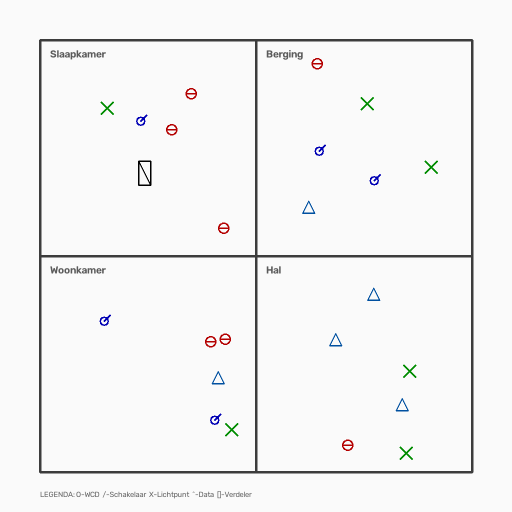
#> input picture ml/data/detector/images/train/synth-train-001.png, 1024 x 1024 px (shown at 1/2 size)
$ python -i detector.py   (imports and definitions only)
#> lines starting #> are read from the running program, lines starting #| are printed output that depends on the picture; after the words box and inside, x2 and y2 are one past the last pixel; in counts of white or black regions, pixels touching at a corner belong together
#> further down, picture is the input picture: shape (1024, 1024, 3); mean B, G, R 243.8, 243.7, 243.7
"""
packages/vision/detector.py — Symbol detection with YOLO and SAHI slicing.
Handles raster images, executes tiled inference, and converts detections to Symbols.
"""

from __future__ import annotations

import logging
import os
from pathlib import Path

import cv2
import numpy as np

from packages.schema import Project, SourceType, Symbol, SymbolType

logger = logging.getLogger("imjan.vision.detector")

# Class index / label mapping
# [19 lines that did not run here, left out]

# [7 lines that did not run here, left out]


# [8 lines left out: function _load_image_np, not called in this run]


def _heuristic(image):
    symbols = []
    gray = cv2.cvtColor(image, cv2.COLOR_BGR2GRAY)
    _, thresh = cv2.threshold(gray, 200, 255, cv2.THRESH_BINARY_INV)
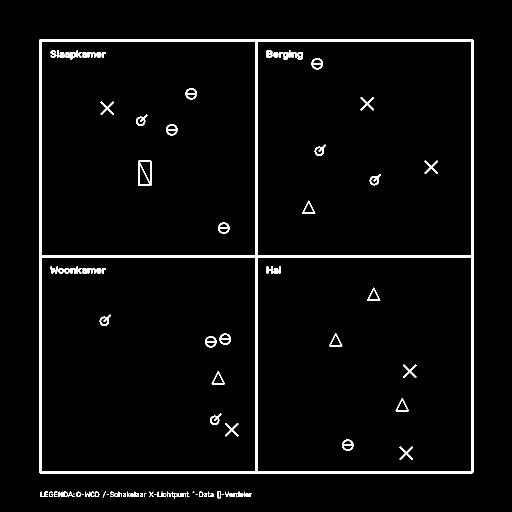
#> thresh: shape (1024, 1024) (shown at 1/2 size); 3.4% white; 105 white regions (11 under 20 px)
    contours, _ = cv2.findContours(thresh, cv2.RETR_TREE, cv2.CHAIN_APPROX_SIMPLE)
#> contours = 169 contours, 49 with area under 20; largest, box (x1, y1, x2, y2) and area: (78, 78, 947, 947) 753416, (514, 514, 943, 943) 183182, (82, 514, 511, 943) 183182, (514, 82, 943, 511) 183182, (82, 82, 511, 511) 183182

    for cnt in contours:
        area = cv2.contourArea(cnt)
        # Filter for typical electrical symbol pixel area (e.g., 50 to 2500 px)
        if 80 <= area <= 1800:
            bx, by, bw, bh = cv2.boundingRect(cnt)
            aspect_ratio = float(bw) / float(bh) if bh > 0 else 0
            if 0.7 <= aspect_ratio <= 1.4:
                cx = bx + bw / 2.0
                cy = by + bh / 2.0

                # Simple circularity check
                perimeter = cv2.arcLength(cnt, True)
                circularity = 4 * np.pi * (area / (perimeter * perimeter)) if perimeter > 0 else 0
                inferred_type = (
                    SymbolType.WANDCONTACTDOOS if circularity > 0.65 else SymbolType.SCHAKELAAR
                )

                symbols.append(
                    Symbol(
                        type=inferred_type,
                        x=cx,
                        y=cy,
                        confidence=0.72,
                        source=SourceType.DETECTOR,
                        attributes={
                            "bbox": [bx, by, bx + bw, by + bh],
                            "area": float(area),
                            "circularity": round(float(circularity), 2),
                            "detector": "heuristic_cv",
                        },
                    )
                )
#> this loop made 71 passes
#> (area, bx, by, bw, bh, aspect_ratio, cx, cy) on pass 71: (190, 799, 893, 27, 27, 1, 812.5, 906.5)
#> (area, bx, by, bw, bh, aspect_ratio) on pass 66: (82, 435, 982, 7, 15, 0.467)
#> after the loop, symbols = []

    return symbols


# [74 lines left out: functions _yolo_symbols, _predict_regions, detect_symbols, not called in this run]

>>> import cv2
>>> picture = cv2.imread('../../ml/data/detector/images/train/synth-train-001.png')
#> (the run stopped early here; a loop or call above may not have finished)

$ run again, on ml/data/detector/images/train/synth-train-002.png
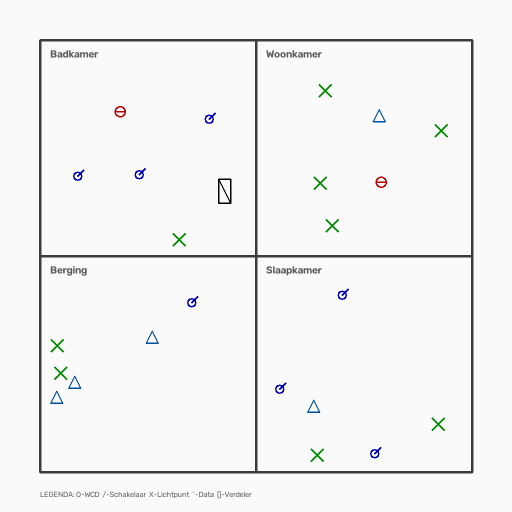
#> input picture ml/data/detector/images/train/synth-train-002.png, 1024 x 1024 px (shown at 1/2 size)
#> picture is the input picture: shape (1024, 1024, 3); mean B, G, R 243.8, 243.7, 243.5
#> in _heuristic, `_, thresh = cv2.threshold(gray, 200, 255, cv2.THRESH_BINARY_INV)`:
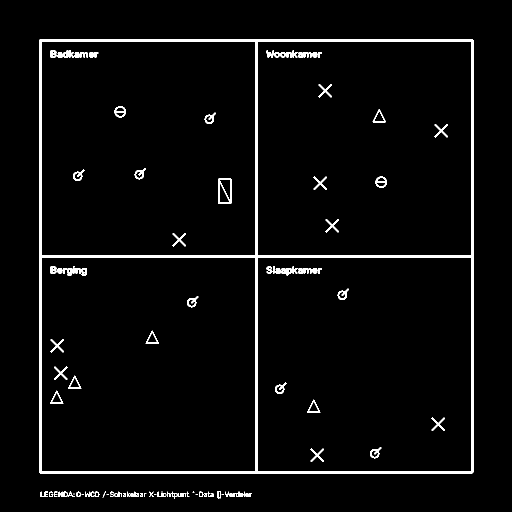
#> thresh: shape (1024, 1024) (shown at 1/2 size); 3.5% white; 110 white regions (11 under 20 px)
#> contours = 171 contours, 53 with area under 20; largest, box (x1, y1, x2, y2) and area: (78, 78, 947, 947) 753416, (514, 514, 943, 943) 183182, (82, 514, 511, 943) 183182, (514, 82, 943, 511) 183182, (82, 82, 511, 511) 183182
#> the loop in _heuristic, `for cnt in contours:` made 71 passes
#> (area, bx, by, bw, bh, aspect_ratio, cx, cy) on pass 71: (190, 621, 897, 27, 27, 1, 634.5, 910.5)
#> after the loop in _heuristic, `for cnt in contours:`: symbols = []

$ run again, on ml/data/detector/images/train/synth-train-003.png
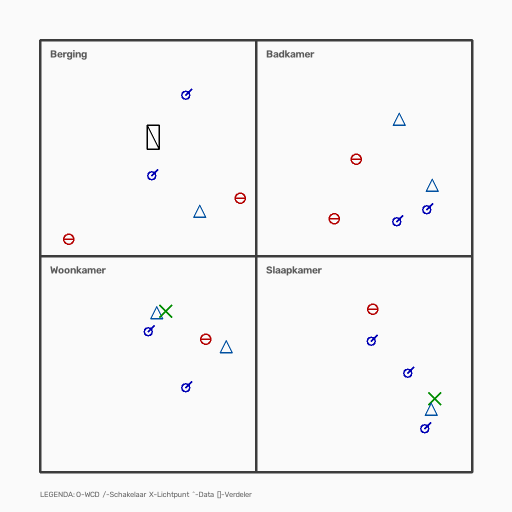
#> input picture ml/data/detector/images/train/synth-train-003.png, 1024 x 1024 px (shown at 1/2 size)
#> picture is the input picture: shape (1024, 1024, 3); mean B, G, R 243.9, 243.6, 243.7
#> in _heuristic, `_, thresh = cv2.threshold(gray, 200, 255, cv2.THRESH_BINARY_INV)`:
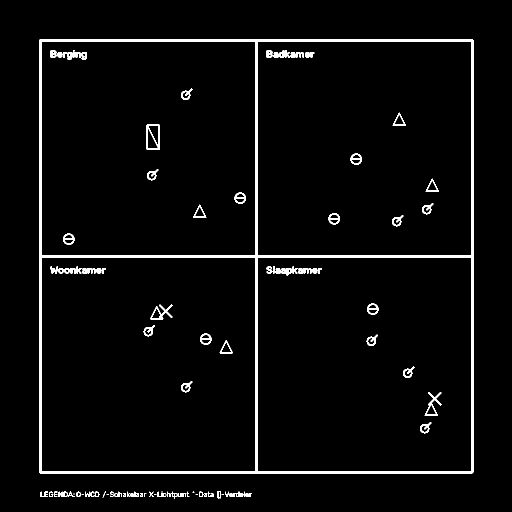
#> thresh: shape (1024, 1024) (shown at 1/2 size); 3.4% white; 108 white regions (11 under 20 px)
#> contours = 181 contours, 54 with area under 20; largest, box (x1, y1, x2, y2) and area: (78, 78, 947, 947) 753416, (514, 514, 943, 943) 183182, (82, 514, 511, 943) 183182, (514, 82, 943, 511) 183182, (82, 82, 511, 511) 183182
#> the loop in _heuristic, `for cnt in contours:` made 71 passes
#> (area, bx, by, bw, bh, aspect_ratio, cx, cy) on pass 71: (274, 840, 844, 23, 23, 1, 851.5, 855.5)
#> after the loop in _heuristic, `for cnt in contours:`: symbols = []

$ run again, on ml/data/detector/images/train/synth-train-004.png
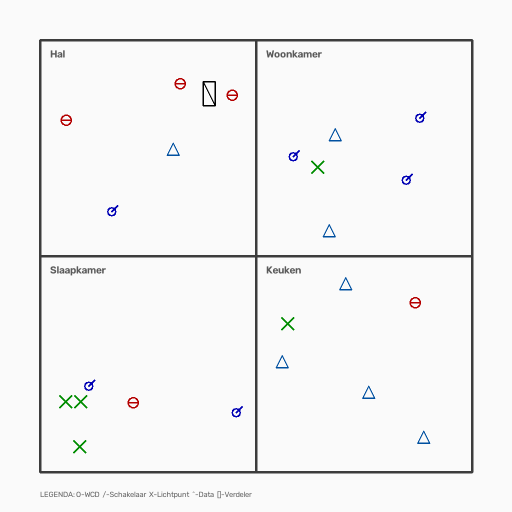
#> input picture ml/data/detector/images/train/synth-train-004.png, 1024 x 1024 px (shown at 1/2 size)
#> picture is the input picture: shape (1024, 1024, 3); mean B, G, R 243.9, 243.7, 243.7
#> in _heuristic, `_, thresh = cv2.threshold(gray, 200, 255, cv2.THRESH_BINARY_INV)`:
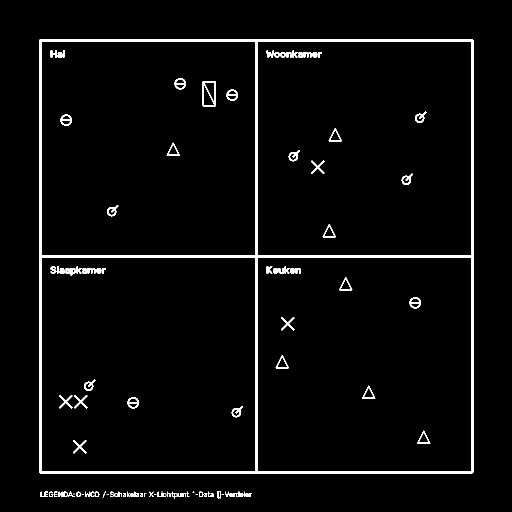
#> thresh: shape (1024, 1024) (shown at 1/2 size); 3.4% white; 104 white regions (10 under 20 px)
#> contours = 162 contours, 45 with area under 20; largest, box (x1, y1, x2, y2) and area: (78, 78, 947, 947) 753416, (514, 514, 943, 943) 183182, (82, 514, 511, 943) 183182, (514, 82, 943, 511) 183182, (82, 82, 511, 511) 183182
#> the loop in _heuristic, `for cnt in contours:` made 71 passes
#> (area, bx, by, bw, bh, aspect_ratio, cx, cy) on pass 71: (350, 834, 861, 27, 27, 1, 847.5, 874.5)
#> after the loop in _heuristic, `for cnt in contours:`: symbols = []
